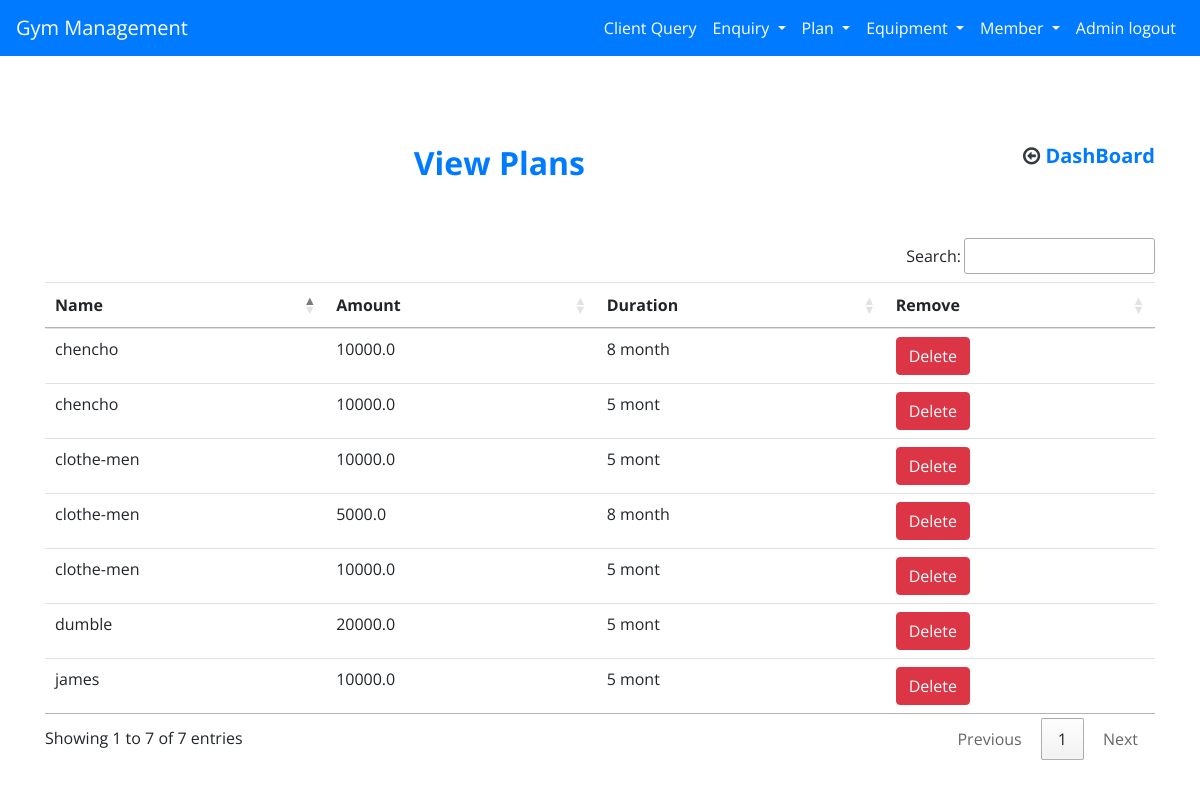
The app's page /view_plan (signed in) with its own data.
### gym/models.py (models this page shows, shortened)
class Plan(models.Model):
    name=models.CharField(max_length=50)
    amount=models.FloatField()
    duration=models.CharField(max_length=10)

### gym/views.py (the view)
# urls.py: path('view_plan',views.view_plan,name='view_plan'),
def view_plan(request):
    if not request.user.is_staff:
        return redirect('/login')
    plan=Plan.objects.all()
    return render(request,'view_plan.html',{'plan':plan})

### gym/templates/view_plan.html
{% extends 'base.html' %}
{% load static %}
{% block content %}
    <div class="container pb-2 mt-5">
        <div class="row">
            <div class="col-md-6">
                <h2 class="text-center text-primary font-weight-bold pb-5 text-center"
                    style="padding-top: 6rem;text-align: right!important;">View Plans</h2>
            </div>
            <div class="col-md-6">
                <h5 class="text-center text-primary font-weight-bold pb-5"
                    style="padding-top: 6rem;text-align: right!important"><a href="/"><span
                        class="fa fa-arrow-circle-o-left text-dark"></span> DashBoard</a></h5>
            </div>
        </div>
        <table id="example" class="table">
            <thead>
            <tr>
                <th scope="col">Name</th>
                <th scope="col">Amount</th>
                <th scope="col">Duration</th>
                <th scope="col">Remove</th>
            </tr>
            </thead>
            <tbody>
            {% for i in plan %}
                <tr>
                    <td>{{ i.name }}</td>
                    <td>{{ i.amount }}</td>
                    <td>{{ i.duration }}</td>
                    <td><a class="btn btn-danger" href="/delete_plan/{{ i.id }}"
                           onclick="return confirm('Are you sure')">Delete</a></td>
                </tr>
            {% endfor %}
            </tbody>
        </table>
    </div>
{% endblock content %}

### gym/static/css/style.css (style rules this page uses)
* { padding: 0; margin: 0; box-sizing: border-box; font-family: 'Open Sans', sans-serif; }
a:link { text-decoration: none; }

### records on screen
Plan: name "chencho", amount "10000.0", duration "8 month"
Plan: name "clothe-men", amount "10000.0", duration "5 mont"
Plan: name "clothe-men", amount "5000.0", duration "8 month"
Plan: name "james", amount "10000.0", duration "5 mont"
Plan: name "clothe-men", amount "10000.0", duration "5 mont"
Plan: name "dumble", amount "20000.0", duration "5 mont"
Plan: name "chencho", amount "10000.0", duration "5 mont"
